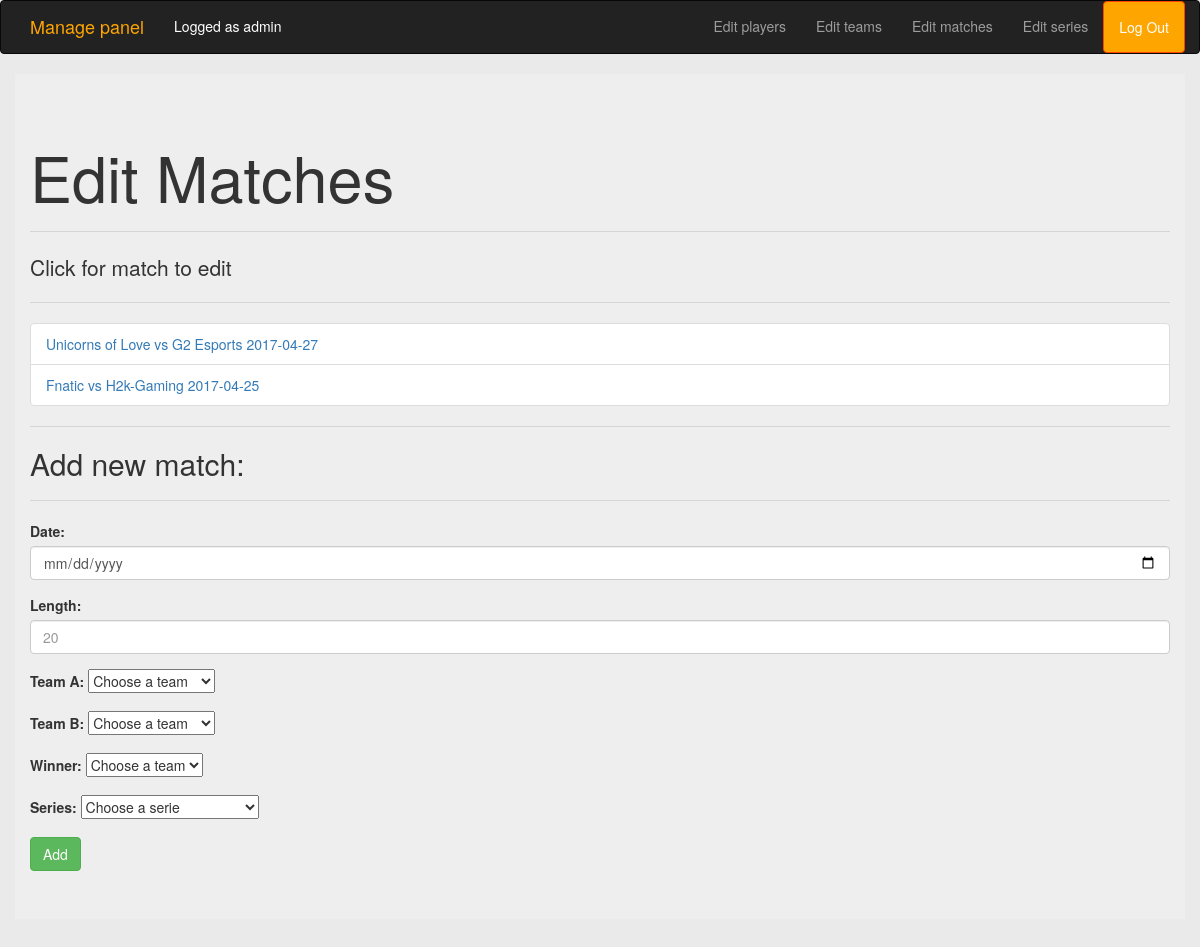
The page /manage/matches (signed in) on the database as committed earlier.
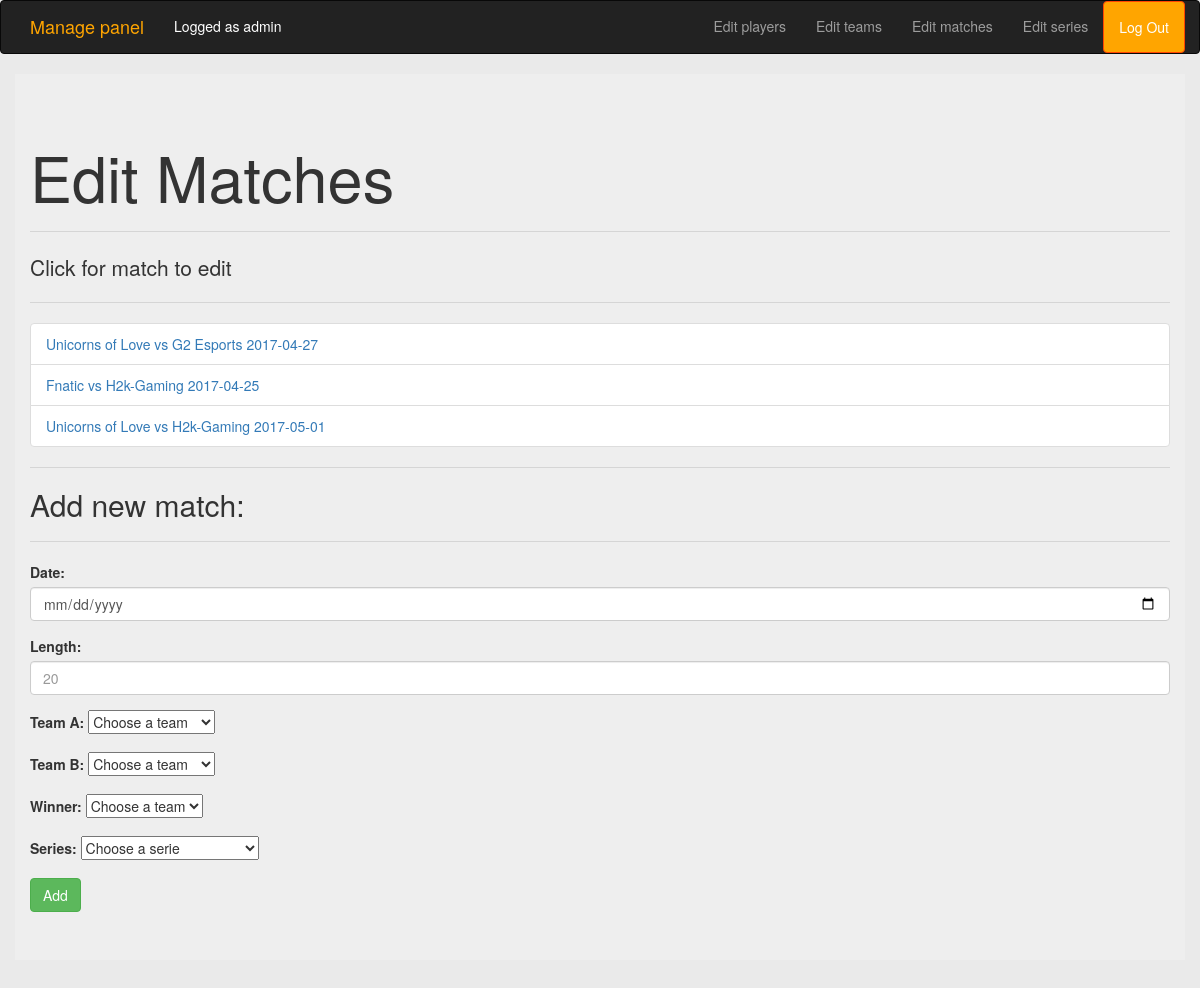
The same page on the database as committed later.
### game/models.py (models this page shows, shortened)
class Game(models.Model):
    date = models.DateField()
    length = models.IntegerField(default=20)
    teamA = models.ForeignKey(Team, related_name='teamA')
    teamB = models.ForeignKey(Team, related_name='teamB')
    winner = models.ForeignKey(Team, related_name='winner')
    serie = models.ForeignKey(Serie)
    def __str__(self):
        return self.teamA.name + ' vs ' + self.teamB.name + ' ' + str(self.date)

class Team(models.Model):
    name = models.CharField(max_length=20)
    def __str__(self):
        return self.name

### managePanel/views.py (the view)
def matches(request):
    if not request.user.is_authenticated:
        return redirect('/manage/')
    games = Game.objects.all()
    teams = Team.objects.all()
    series = Serie.objects.all()
    return render(request, 'manageMatches.html', {'games': games, 'teams': teams, 'series': series})

### game/models.py (called while the page is built)
    def __str__(self):
        return str(self.begin) + ' - ' + str(self.end)

### managePanel/templates/manageMatches.html (shortened to what this page needs)
{% extends "manageBase.html" %}
{% block content %}
    <h1>Edit Matches</h1>
    <hr>
    <p>Click for match to edit</p>
    <hr>
    <ul class="list-group">
        {% for g in games %}
            <li class="list-group-item"><a href="{% url 'manage:editMatch' g.id %}">{{ g }}</a></li>
        {% endfor %}
    </ul>
    <hr>
    <h2>Add new match:</h2>
    <hr>
    <form method="post" action="{% url 'manage:addMatch' %}">{% csrf_token %}
        <div class="form-group">
            <label for="date">Date:</label>
            <input type="date" class="form-control" placeholder="dd-mm-yyyy" name="date" required>
        </div>
        <div class="form-group">
            <label for="length">Length:</label>
            <input type="number" class="form-control" placeholder="20" name="length" required>
        </div>
        <div class="form-group">
            <label for="team_a">Team A: </label>
            <select title="Team A" name="team_a" required>
                <option disabled selected hidden>Choose a team</option>
            </select>
        </div>
        <div class="form-group">
            <label for="team_b">Team B: </label>
            <select title="Team B" name="team_b" required>
                <option disabled selected hidden>Choose a team</option>
            </select>
        </div>
        <div class="form-group">
            <label for="winner">Winner: </label>
            <select title="Team B" name="winner" required>
                <option disabled selected hidden>Choose a team</option>
            </select>
        </div>
        <div class="form-group">
            <label for="series">Series: </label>
            <select title="Series" name="series" required>
                <option disabled selected hidden>Choose a serie</option>
            </select>
        </div>
        <button type="submit" class="btn btn-success">Add</button>
    </form>
{% endblock %}

Rows that differ between the two databases and show on the page:
added Game: teamA+teamB+date "Unicorns of Love vs H2k-Gaming 2017-05-01"
